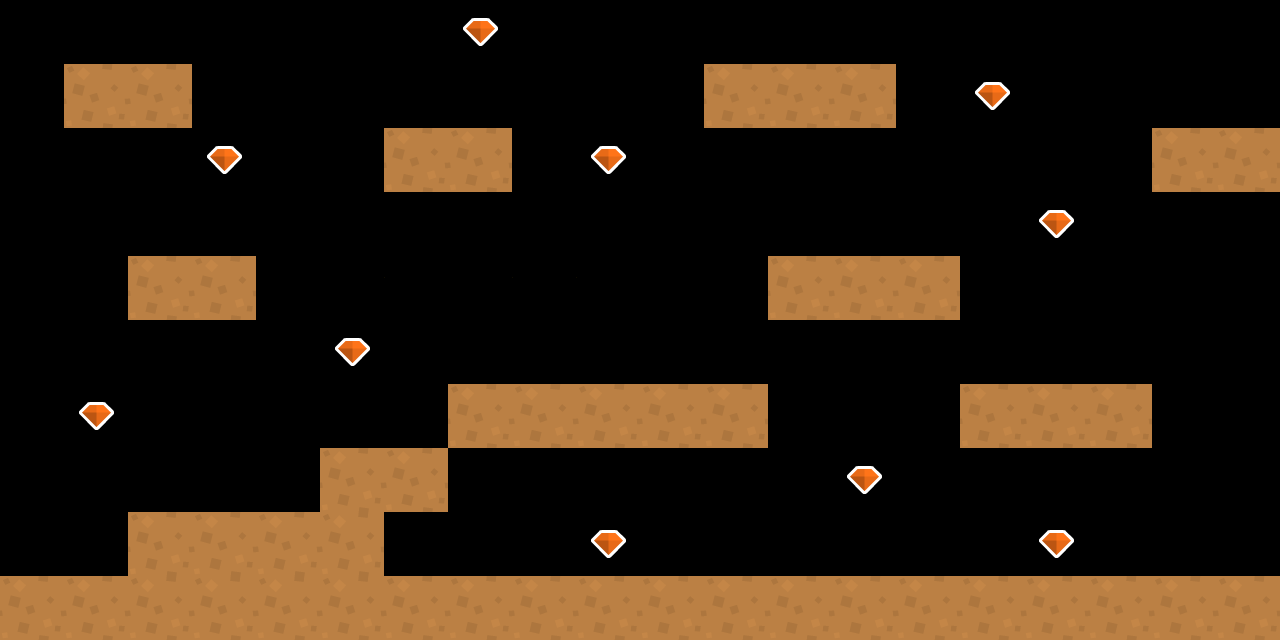

This game map was drawn from its Tiled (.tmx) file and the tilesets committed beside it. A one-line description and the trimmed map source follow:
An orthogonal 20x10 tile map with 64x64 px tiles, 2 tile layers (Platforms, Coins) and 1 object.

<map version="1.10" tiledversion="1.11.0" orientation="orthogonal" renderorder="right-down" width="20" height="10" tilewidth="64" tileheight="64" infinite="0" nextlayerid="5" nextobjectid="13">
 <editorsettings>
  <export target="level1.json" format="json" />
 </editorsettings>
 <tileset firstgid="1" name="kenney_simple_platformer" tilewidth="64" tileheight="64" tilecount="98" columns="14">
  <image source="../../../tilesets/platformPack_tilesheet.png" width="896" height="448" />
  <tile id="3">
   <properties>
    <property name="collides" type="bool" value="true" />
   </properties>
  </tile>
  <tile id="52">
   <properties>
    <property name="collides" type="bool" value="true" />
   </properties>
  </tile>
 </tileset>
 <layer id="1" name="Platforms" width="20" height="10">
  <data>[200 cells, 56 non-empty, 3 distinct tile ids]</data>
 </layer>
 <layer id="3" name="Coins" width="20" height="10">
  <data>[200 cells, 10 non-empty, 1 distinct tile ids]</data>
 </layer>
 <objectgroup id="4" name="Triggers">
  <object id="12" x="1201.79" y="507.143" width="73.2143" height="66.0714">
   <properties>
    <property name="name" value="load_quiz" />
   </properties>
  </object>
 </objectgroup>
</map>
